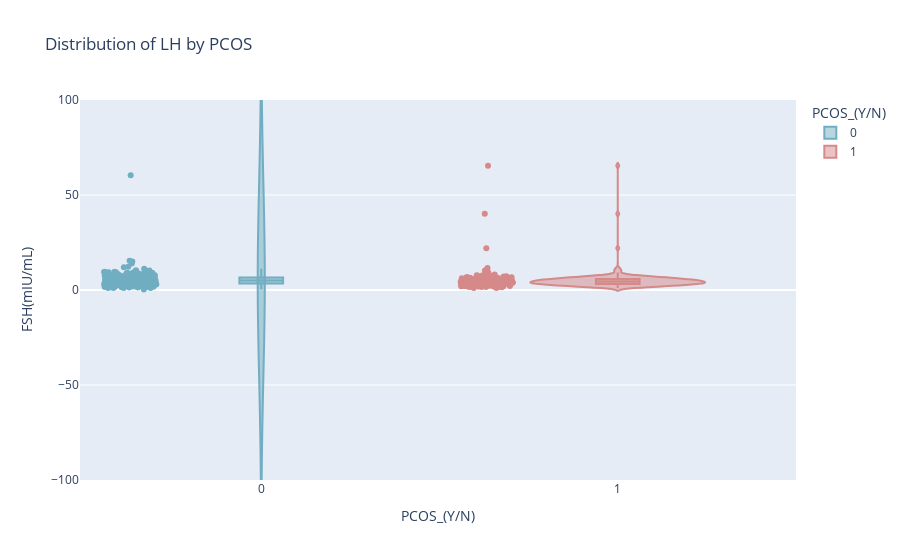

The notebook cell saved with this chart:
### Code cell
#Distribution of FSH
fig = px.violin(df,x='PCOS_(Y/N)',y='FSH(mIU/mL)',color='PCOS_(Y/N)',points='all',box=True,title='Distribution of LH by PCOS',color_discrete_sequence=['#71AEC2 ','#D58989'])
fig.update_yaxes(range=[-100, 100])  # Set the minimum and maximum values of the y-axis
fig.show()

### Figure 1 — Plotly figure (JSON) as saved in the notebook; plotly's stock layout.template omitted (floating-point values rounded to 4 significant figures; data arrays with more than 128 entries replaced by an {"elided": "..."} marker saying what was removed)
{"data": [{"alignmentgroup": "True", "box": {"visible": true}, "hovertemplate": "PCOS_(Y/N)=%{x}<br>FSH(mIU/mL)=%{y}<extra></extra>", "legendgroup": "0", "marker": {"color": "#71AEC2 "}, "name": "0", "offsetgroup": "0", "orientation": "v", "points": "all", "scalegroup": "True", "showlegend": true, "type": "violin", "x": {"elided": "364 int values"}, "x0": " ", "xaxis": "x", "y": {"elided": "364 float values"}, "y0": " ", "yaxis": "y"}, {"alignmentgroup": "True", "box": {"visible": true}, "hovertemplate": "PCOS_(Y/N)=%{x}<br>FSH(mIU/mL)=%{y}<extra></extra>", "legendgroup": "1", "marker": {"color": "#D58989"}, "name": "1", "offsetgroup": "1", "orientation": "v", "points": "all", "scalegroup": "True", "showlegend": true, "type": "violin", "x": {"elided": "177 int values"}, "x0": " ", "xaxis": "x", "y": {"elided": "177 float values"}, "y0": " ", "yaxis": "y"}], "layout": {"legend": {"title": {"text": "PCOS_(Y/N)"}, "tracegroupgap": 0}, "title": {"text": "Distribution of LH by PCOS"}, "violinmode": "overlay", "xaxis": {"anchor": "y", "categoryarray": [0, 1], "categoryorder": "array", "domain": [0, 1], "title": {"text": "PCOS_(Y/N)"}}, "yaxis": {"anchor": "x", "domain": [0, 1], "range": [-100, 100], "title": {"text": "FSH(mIU/mL)"}}}}
